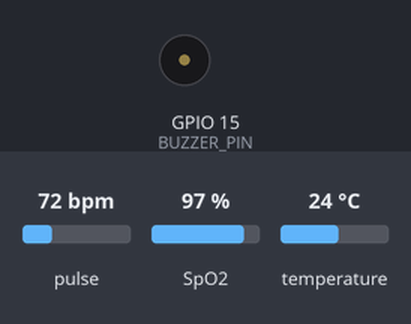
The sketch below on a simulated ESP32. Shown: buzzer (waves = sounding, pin HIGH). Inputs (shaded band) come from the test bench; at power-on: pulse 72 bpm, temperature 24 °C, SpO2 97 %. WiFi joins after 1.5 s; servers stay silent unless stated; uploads are accepted with an empty reply; what the sketch prints to the serial monitor is not drawn.

Above: at 2.7 s.
2.8 s: pulse set to 51 bpm
6.0 s: pulse set to 47 bpm
At 8.1 s:
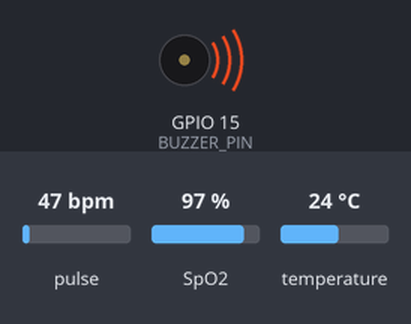
10.0 s: pulse set to 70 bpm
At 11.0 s:
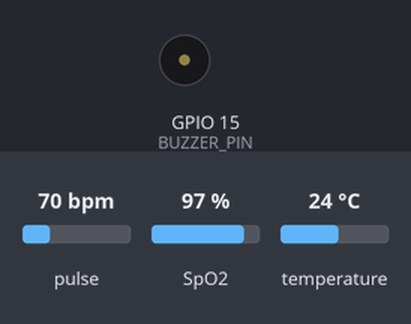
11.5 s: temperature set to 37.6 °C
13.0 s: temperature set to 38.7 °C
At 15.6 s:
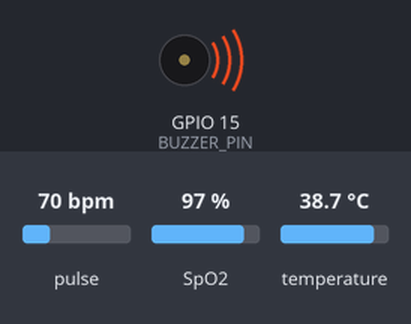
17.0 s: temperature set to 12 °C
At 18.4 s:
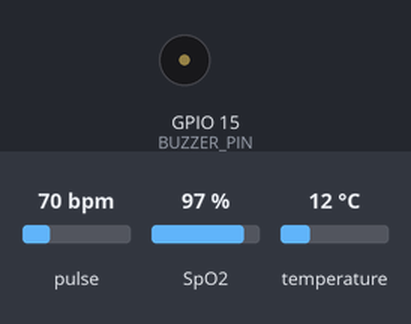
Timing chart, 0 to 19.9 s (numbered marks = the images above; inputs shaded):
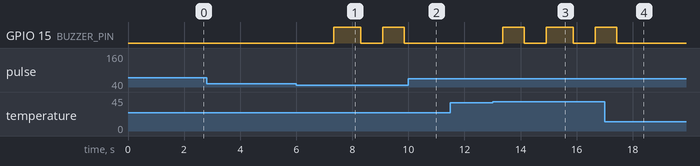

The sketch:

esp32_health_device_3.ino
```cpp
/*
  ESP32 Health Monitor - Device 3
  Educational prototype; not a medical device.

  Before compiling:
  1. Copy config.example.h to config.h in this folder.
  2. Fill in Wi-Fi credentials and your laptop's LAN IP in config.h.
  3. Install compatible OneWire, DallasTemperature, and MAX30100 libraries.
  4. Verify the MAX30100 library API used below matches your installed library.
*/
#include <WiFi.h>
#include <HTTPClient.h>
#include <Wire.h>
#include <OneWire.h>
#include <DallasTemperature.h>
#include <MAX30100_PulseOximeter.h>
#include "config.h"

#define ONE_WIRE_BUS 4
#define BUZZER_PIN 15

const int DEVICE_ID = 3;
const unsigned long SEND_INTERVAL_MS = 2000;
const unsigned long BUZZER_INTERVAL_MS = 500;

OneWire oneWire(ONE_WIRE_BUS);
DallasTemperature tempSensor(&oneWire);
PulseOximeter pox;

bool pulseSensorReady = false;
unsigned long lastSend = 0;
unsigned long lastBuzzer = 0;
bool buzzerOn = false;
float latestHeartRate = 0.0f;
float latestSpO2 = 0.0f;

void onBeatDetected() {
  // Optional: add a short visual or sound indication of a detected beat.
}

float readTemperatureF() {
  tempSensor.requestTemperatures();
  float tempC = tempSensor.getTempCByIndex(0);
  if (tempC == DEVICE_DISCONNECTED_C || tempC < -100.0f) {
    return 0.0f; // zero indicates unavailable/invalid reading in this demo
  }
  return DallasTemperature::toFahrenheit(tempC);
}

void updatePulseReadings() {
  if (!pulseSensorReady) {
    latestHeartRate = 0.0f;
    latestSpO2 = 0.0f;
    return;
  }

  pox.update(); // Call frequently, not only when sending HTTP data.
  float hr = pox.getHeartRate();
  float oxygen = pox.getSpO2();

  // Zero is used as an unavailable/invalid marker; never invent readings.
  latestHeartRate = (hr > 0.0f && hr < 250.0f) ? hr : 0.0f;
  latestSpO2 = (oxygen > 0.0f && oxygen <= 100.0f) ? oxygen : 0.0f;
}

void sendReading(float tempF, float spo2, float heartRate) {
  if (WiFi.status() != WL_CONNECTED) {
    Serial.println("Wi-Fi not connected; skipping upload.");
    return;
  }

  HTTPClient http;
  http.setTimeout(4000);
  http.begin(SERVER_URL);
  http.addHeader("Content-Type", "application/json");

  String payload = "{\"id\":" + String(DEVICE_ID) +
                   ",\"temp\":" + String(tempF, 1) +
                   ",\"spo2\":" + String(spo2, 1) +
                   ",\"heart_rate\":" + String(heartRate, 1) + "}";

  int code = http.POST(payload);
  Serial.print("POST result: ");
  Serial.println(code);
  if (code > 0) {
    Serial.println(http.getString());
  }
  http.end();
}

void updateBuzzer(float tempF, float spo2, float heartRate) {
  // Example demo thresholds only; they are not medical advice or diagnosis.
  bool alert = (tempF > 100.4f) ||
               (spo2 > 0.0f && spo2 < 90.0f) ||
               (heartRate > 0.0f && (heartRate > 120.0f || heartRate < 50.0f));

  if (alert && millis() - lastBuzzer >= BUZZER_INTERVAL_MS) {
    lastBuzzer = millis();
    buzzerOn = !buzzerOn;
    digitalWrite(BUZZER_PIN, buzzerOn ? HIGH : LOW);
  } else if (!alert) {
    buzzerOn = false;
    digitalWrite(BUZZER_PIN, LOW);
  }
}

void setup() {
  Serial.begin(115200);
  pinMode(BUZZER_PIN, OUTPUT);
  digitalWrite(BUZZER_PIN, LOW);

  tempSensor.begin();
  Wire.begin();

  Serial.println("Starting ESP32 Health Monitor...");
  if (pox.begin()) {
    pulseSensorReady = true;
    pox.setOnBeatDetectedCallback(onBeatDetected);
    Serial.println("MAX30100 initialized.");
  } else {
    pulseSensorReady = false;
    Serial.println("MAX30100 initialization failed; pulse readings will be zero.");
  }

  WiFi.mode(WIFI_STA);
  WiFi.begin(WIFI_SSID, WIFI_PASSWORD);
  Serial.print("Connecting to Wi-Fi");
  unsigned long start = millis();
  while (WiFi.status() != WL_CONNECTED && millis() - start < 20000) {
    delay(500);
    Serial.print(".");
  }
  Serial.println();
  if (WiFi.status() == WL_CONNECTED) {
    Serial.print("Wi-Fi connected. ESP32 IP: ");
    Serial.println(WiFi.localIP());
  } else {
    Serial.println("Wi-Fi connection timed out; check config.h and network.");
  }
}

void loop() {
  updatePulseReadings();

  float tempF = readTemperatureF();
  updateBuzzer(tempF, latestSpO2, latestHeartRate);

  if (millis() - lastSend >= SEND_INTERVAL_MS) {
    lastSend = millis();
    Serial.printf("Device %d | Temp: %.1f F | SpO2: %.1f | HR: %.1f\n",
                  DEVICE_ID, tempF, latestSpO2, latestHeartRate);
    sendReading(tempF, latestSpO2, latestHeartRate);
  }
  delay(10);
}
```

config.example.h
```cpp
// Copy this file to config.h and fill in your own values.
// config.h is excluded from Git by .gitignore. Never upload real passwords.
#define WIFI_SSID "YOUR_WIFI_NAME"
#define WIFI_PASSWORD "YOUR_WIFI_PASSWORD"
#define SERVER_URL "http://192.168.1.100:5000/data"  // Replace with your laptop's LAN IP
```

Measured:
- the behaviour switches between 50 and 49 bpm on pulse (found by bisection; images 0 and 1)
- the behaviour switches between 38 and 38.1 °C on temperature (found by bisection; images 2 and 3)
- after the input at 2.8 s, every drawn part: stays the same
- after the input at 6.0 s, GPIO 15 (BUZZER_PIN): LOW → HIGH after 1.3 s, → LOW 0.98 s later, → HIGH 0.77 s later, → LOW 0.77 s later
- after the input at 10.0 s, GPIO 15 (BUZZER_PIN): stays LOW (without the input it goes to HIGH after 0.83 s)
- after the input at 11.5 s, every drawn part: stays the same
- after the input at 13.0 s, GPIO 15 (BUZZER_PIN): goes HIGH 0.77 s, LOW 0.77 s, HIGH 0.98 s, LOW 0.77 s, then HIGH, starting after 0.36 s
- after the input at 17.0 s, GPIO 15 (BUZZER_PIN): goes on until 17.4 s, then stays LOW
